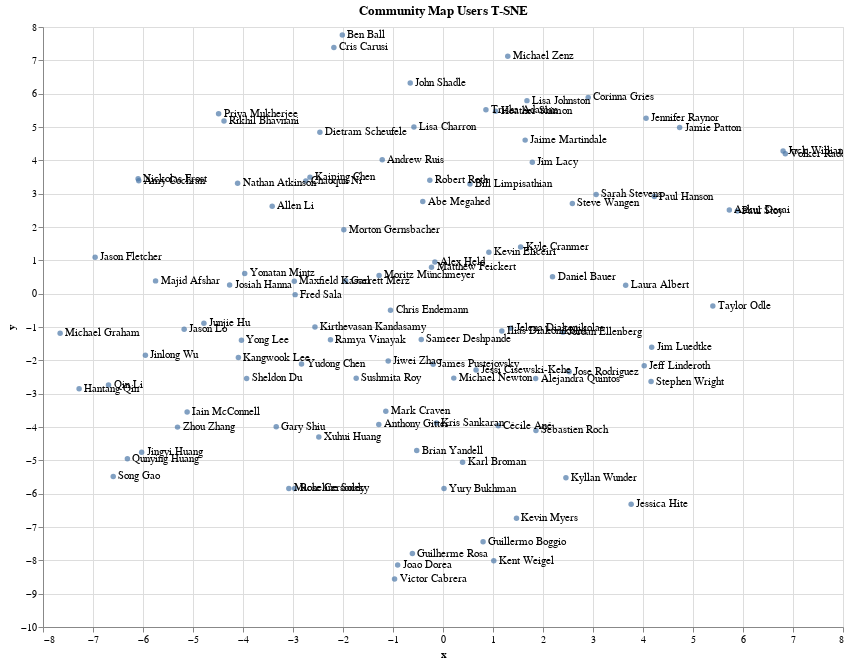

The notebook cell saved with this chart:
### Code cell
base = alt.Chart(plot_df).mark_circle().encode(
    x="x", y="y", tooltip=["name", "text"])
name = base.mark_text(align="left", dx=5).encode(text="name")
(base + name).interactive().properties(
    width=800, height=600, title="Community Map Users T-SNE"
)
